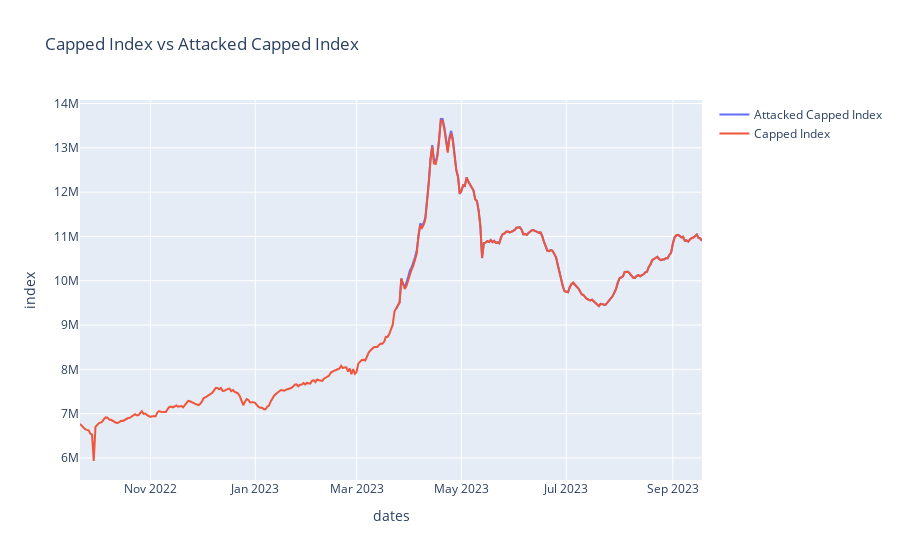

This figure's notebook cell:
### Code cell
# Only cap item list on give dates. Everything else uncapped.

ind, ind_data = most_traded_index(
    df=agg_df_hist,
    n=5000,
    quantity_measure='min_quantity',
    raw_index=raw_index,
    compare=False,
    min_quantity=100,
    plot=False
)
ind_data = get_index_share(ind_data)
mapping = pd.read_csv('data/csgo_mapping.csv', index_col=0)
# Limit data to after mapping learning date
ind_data = ind_data[ind_data['dates.date'] > '2023-03-23']
ind_data = ind_data.merge(mapping, on='market_hash_name', how='inner')
map_df = get_caps(ind_data, upper_multiplier=1, lower_multiplier=1000, items=item_list)
date_list = [map_df['dates.date'][5] + pd.Timedelta(days=i) for i in range(30)]
map_df['upper_cap_index_share'] = np.where(
    (map_df['market_hash_name'].isin(item_list)) & (map_df['dates.date'].isin(date_list)),
    map_df['upper_cap_index_share'],
    1
)
attacked_df = simulate_attack(map_df, item_list, 30, increase=True)
attacked_df = get_index_share(attacked_df)
att_capped_ind, valid, invalid_lower, invalid_upper = cap_index(attacked_df)
plot_inds(ind, att_capped_ind, 'Capped Index', 'Attacked Capped Index')a

### Figure 1 — Plotly figure (JSON) as saved in the notebook; plotly's stock layout.template omitted (floating-point values rounded to 4 significant figures; data arrays with more than 128 entries replaced by an {"elided": "..."} marker saying what was removed)
{"data": [{"mode": "lines", "name": "Attacked Capped Index", "type": "scatter", "x": {"elided": "179 str values"}, "y": {"elided": "179 float values"}}, {"mode": "lines", "name": "Capped Index", "type": "scatter", "x": {"elided": "363 str values"}, "y": {"elided": "363 float values"}}], "layout": {"title": {"text": "Capped Index vs Attacked Capped Index"}, "xaxis": {"title": {"text": "dates"}}, "yaxis": {"title": {"text": "index"}}}}
